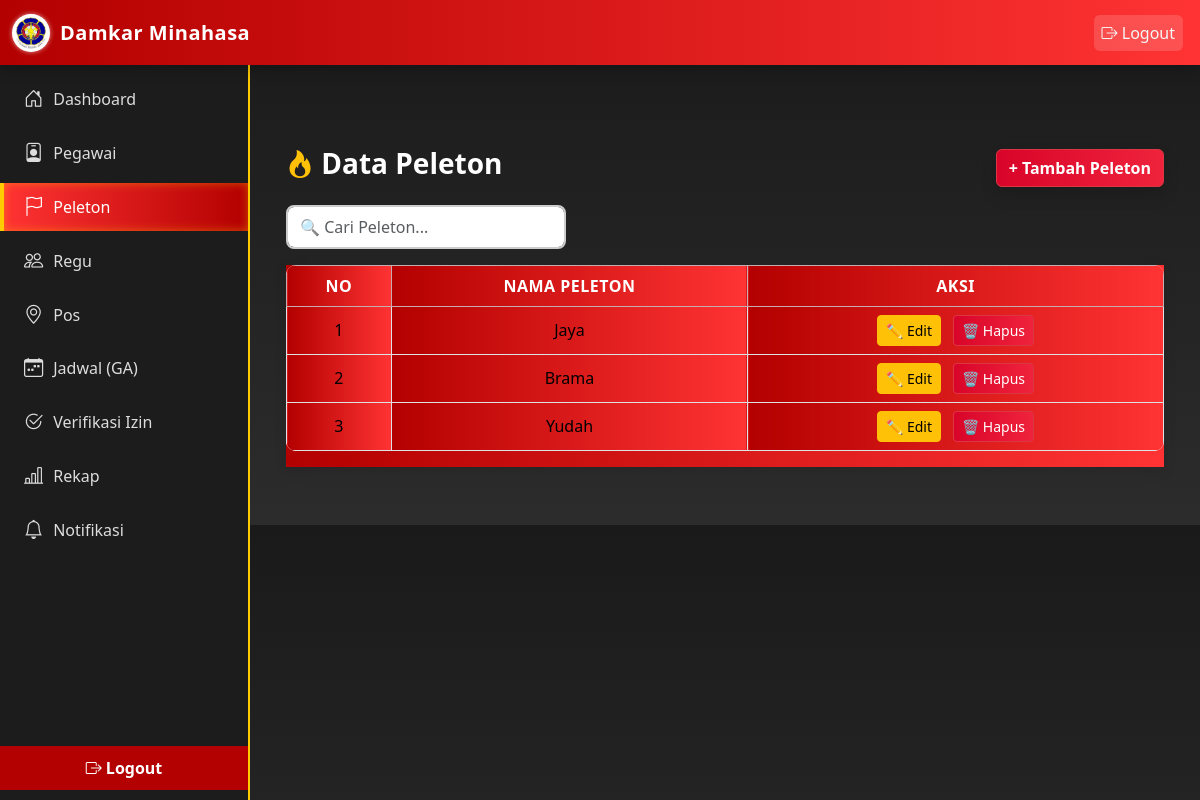
Page /admin/peleton.php (signed in) on the earlier database version.
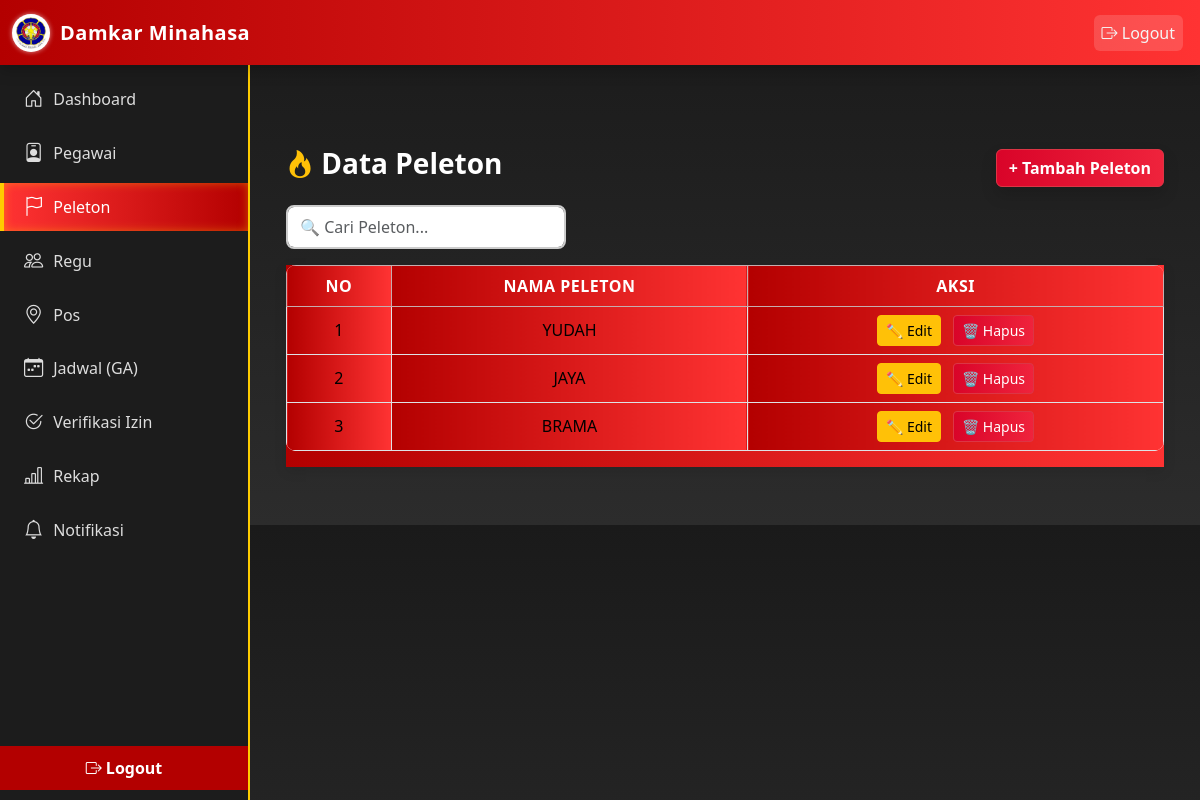
Same page on the later database version.
### tables this page shows
CREATE TABLE `peleton` (
  `id` int(11) NOT NULL,
  `nama` varchar(50) DEFAULT NULL
);

### admin/peleton.php (the view, shortened to what this page needs)
<?php
require '../config/db.php';
$rows = $pdo->query('SELECT * FROM peleton ORDER BY id DESC')->fetchAll(PDO::FETCH_ASSOC);
?>
<!doctype html>
<html lang="id">
<head>
  <link href="https://cdn.jsdelivr.net/npm/bootstrap@5.3.0/dist/css/bootstrap.min.css" rel="stylesheet">
  <link rel="stylesheet" href="../assets/css/admin/peleton.css">
</head>
<body>
  <?php include 'header.php'; ?>
  <?php include 'sidebar.php'; ?>
  <div class="peleton-container container py-4 mt-4">
    <div class="peleton-header d-flex justify-content-between align-items-center mb-3">
      <h3 class="text-white fw-bold"><i class="bi bi-fire text-warning"></i> Data Peleton</h3>
      <button class="btn btn-danger fw-semibold shadow" data-bs-toggle="modal" data-bs-target="#mAdd">+ Tambah Peleton</button>
    </div>
    <div class="search-box mb-3">
      <input type="text" id="searchInput" class="form-control" placeholder="🔍 Cari Peleton...">
    </div>
    <div class="table-responsive">
      <table class="table table-bordered table-hover align-middle text-center">
        <thead class="table-danger text-white">
          <tr>
            <th style="color: white;">No</th>
            <th style="color: white;">Nama Peleton</th>
            <th style="color: white;">Aksi</th>
          </tr>
        </thead>
        <tbody  id="peletonTable">
          <?php $no = 1;
          foreach ($rows as $r): ?>
            <tr>
              <td><?= $no++; ?></td>
              <td><?= htmlspecialchars($r['nama']); ?></td>
              <td>
                <button class="btn btn-sm btn-warning me-2 btn-edit"
                  data-bs-toggle="modal"
                  data-bs-target="#mEdit"
                  data-id="<?= $r['id'] ?>"
                  data-nama="<?= htmlspecialchars($r['nama']) ?>">✏️ Edit</button>
                <button class="btn btn-sm btn-danger btn-delete"
                  data-bs-toggle="modal"
                  data-bs-target="#mDelete"
                  data-id="<?= $r['id'] ?>"
                  data-nama="<?= htmlspecialchars($r['nama']) ?>">🗑️ Hapus</button>
              </td>
            </tr>
          <?php endforeach; ?>
        </tbody>
      </table>
    </div>
  </div>
</body>
</html>

Differences in the rows shown:
removed peleton: nama "Yudah"
added peleton: nama "YUDAH"
changed peleton: nama "Jaya" → "JAYA"
changed peleton: nama "Brama" → "BRAMA"
